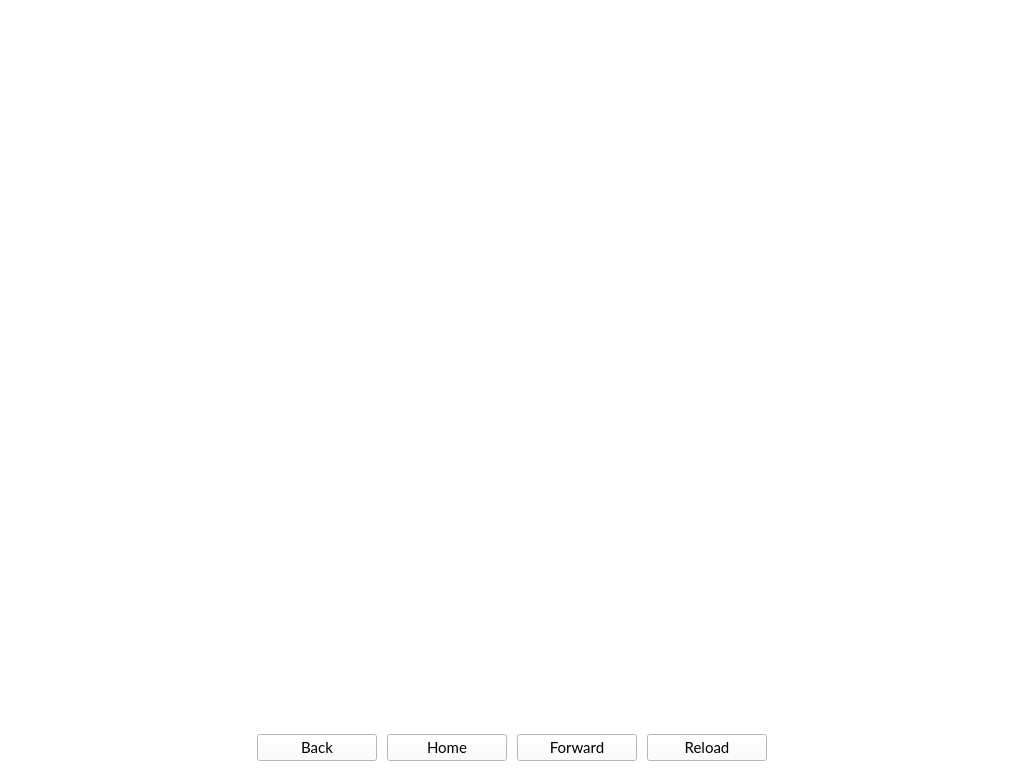
<?xml version="1.0" encoding="UTF-8"?>
<ui version="4.0">
 <class>explorerPage</class>
 <widget class="QWidget" name="explorerPage">
  <property name="geometry">
   <rect>
    <x>0</x>
    <y>0</y>
    <width>1024</width>
    <height>768</height>
   </rect>
  </property>
  <property name="windowTitle">
   <string>Form</string>
  </property>
  <property name="autoFillBackground">
   <bool>false</bool>
  </property>
  <property name="styleSheet">
   <string notr="true">QWidget {background : white}</string>
  </property>
  <layout class="QGridLayout" name="gridLayout">
   <property name="leftMargin">
    <number>0</number>
   </property>
   <property name="topMargin">
    <number>0</number>
   </property>
   <property name="rightMargin">
    <number>0</number>
   </property>
   <property name="bottomMargin">
    <number>0</number>
   </property>
   <property name="spacing">
    <number>0</number>
   </property>
   <item row="0" column="0">
    <widget class="WebView" name="webView" native="true">
     <property name="sizePolicy">
      <sizepolicy hsizetype="Expanding" vsizetype="Expanding">
       <horstretch>0</horstretch>
       <verstretch>0</verstretch>
      </sizepolicy>
     </property>
     <property name="minimumSize">
      <size>
       <width>0</width>
       <height>0</height>
      </size>
     </property>
     <property name="url" stdset="0">
      <url>
       <string>about:blank</string>
      </url>
     </property>
    </widget>
   </item>
   <item row="1" column="0" alignment="Qt::AlignHCenter|Qt::AlignBottom">
    <widget class="QFrame" name="frame">
     <property name="sizePolicy">
      <sizepolicy hsizetype="Fixed" vsizetype="Fixed">
       <horstretch>0</horstretch>
       <verstretch>0</verstretch>
      </sizepolicy>
     </property>
     <property name="minimumSize">
      <size>
       <width>0</width>
       <height>40</height>
      </size>
     </property>
     <property name="layoutDirection">
      <enum>Qt::LeftToRight</enum>
     </property>
     <property name="autoFillBackground">
      <bool>false</bool>
     </property>
     <property name="styleSheet">
      <string notr="true"/>
     </property>
     <property name="frameShape">
      <enum>QFrame::NoFrame</enum>
     </property>
     <property name="frameShadow">
      <enum>QFrame::Raised</enum>
     </property>
     <layout class="QGridLayout" name="gridLayout_2">
      <property name="leftMargin">
       <number>10</number>
      </property>
      <property name="topMargin">
       <number>0</number>
      </property>
      <property name="rightMargin">
       <number>10</number>
      </property>
      <property name="bottomMargin">
       <number>0</number>
      </property>
      <property name="horizontalSpacing">
       <number>10</number>
      </property>
      <property name="verticalSpacing">
       <number>0</number>
      </property>
      <item row="0" column="0">
       <widget class="QPushButton" name="back">
        <property name="sizePolicy">
         <sizepolicy hsizetype="Preferred" vsizetype="Preferred">
          <horstretch>0</horstretch>
          <verstretch>0</verstretch>
         </sizepolicy>
        </property>
        <property name="minimumSize">
         <size>
          <width>120</width>
          <height>27</height>
         </size>
        </property>
        <property name="maximumSize">
         <size>
          <width>120</width>
          <height>27</height>
         </size>
        </property>
        <property name="font">
         <font>
          <family>Lato</family>
          <pointsize>11</pointsize>
          <stylestrategy>PreferAntialias</stylestrategy>
         </font>
        </property>
        <property name="styleSheet">
         <string notr="true"/>
        </property>
        <property name="text">
         <string>Back</string>
        </property>
        <property name="icon">
         <iconset resource="../bitcoin.qrc">
          <normaloff>:/icons/back</normaloff>:/icons/back</iconset>
        </property>
        <property name="iconSize">
         <size>
          <width>12</width>
          <height>12</height>
         </size>
        </property>
       </widget>
      </item>
      <item row="0" column="3">
       <widget class="QPushButton" name="reload">
        <property name="sizePolicy">
         <sizepolicy hsizetype="Preferred" vsizetype="Preferred">
          <horstretch>0</horstretch>
          <verstretch>0</verstretch>
         </sizepolicy>
        </property>
        <property name="minimumSize">
         <size>
          <width>120</width>
          <height>27</height>
         </size>
        </property>
        <property name="maximumSize">
         <size>
          <width>120</width>
          <height>27</height>
         </size>
        </property>
        <property name="font">
         <font>
          <family>Lato</family>
          <pointsize>11</pointsize>
          <stylestrategy>PreferAntialias</stylestrategy>
         </font>
        </property>
        <property name="styleSheet">
         <string notr="true"/>
        </property>
        <property name="text">
         <string>Reload</string>
        </property>
        <property name="icon">
         <iconset resource="../bitcoin.qrc">
          <normaloff>:/icons/reload</normaloff>:/icons/reload</iconset>
        </property>
        <property name="iconSize">
         <size>
          <width>12</width>
          <height>12</height>
         </size>
        </property>
       </widget>
      </item>
      <item row="0" column="1">
       <widget class="QPushButton" name="home">
        <property name="sizePolicy">
         <sizepolicy hsizetype="Preferred" vsizetype="Preferred">
          <horstretch>0</horstretch>
          <verstretch>0</verstretch>
         </sizepolicy>
        </property>
        <property name="minimumSize">
         <size>
          <width>120</width>
          <height>27</height>
         </size>
        </property>
        <property name="maximumSize">
         <size>
          <width>120</width>
          <height>27</height>
         </size>
        </property>
        <property name="font">
         <font>
          <family>Lato</family>
          <pointsize>11</pointsize>
          <stylestrategy>PreferAntialias</stylestrategy>
         </font>
        </property>
        <property name="styleSheet">
         <string notr="true"/>
        </property>
        <property name="text">
         <string>Home</string>
        </property>
        <property name="icon">
         <iconset resource="../bitcoin.qrc">
          <normaloff>:/icons/home</normaloff>:/icons/home</iconset>
        </property>
        <property name="iconSize">
         <size>
          <width>12</width>
          <height>12</height>
         </size>
        </property>
       </widget>
      </item>
      <item row="0" column="2">
       <widget class="QPushButton" name="forward">
        <property name="sizePolicy">
         <sizepolicy hsizetype="Preferred" vsizetype="Preferred">
          <horstretch>0</horstretch>
          <verstretch>0</verstretch>
         </sizepolicy>
        </property>
        <property name="minimumSize">
         <size>
          <width>120</width>
          <height>27</height>
         </size>
        </property>
        <property name="maximumSize">
         <size>
          <width>120</width>
          <height>27</height>
         </size>
        </property>
        <property name="font">
         <font>
          <family>Lato</family>
          <pointsize>11</pointsize>
          <stylestrategy>PreferAntialias</stylestrategy>
         </font>
        </property>
        <property name="styleSheet">
         <string notr="true"/>
        </property>
        <property name="text">
         <string>Forward</string>
        </property>
        <property name="icon">
         <iconset resource="../bitcoin.qrc">
          <normaloff>:/icons/res/icons/forward.png</normaloff>:/icons/res/icons/forward.png</iconset>
        </property>
        <property name="iconSize">
         <size>
          <width>12</width>
          <height>12</height>
         </size>
        </property>
       </widget>
      </item>
     </layout>
    </widget>
   </item>
  </layout>
 </widget>
 <customwidgets>
  <customwidget>
   <class>WebView</class>
   <extends>QWidget</extends>
   <header>webview.h</header>
  </customwidget>
 </customwidgets>
 <resources>
  <include location="../bitcoin.qrc"/>
 </resources>
 <connections/>
</ui>
